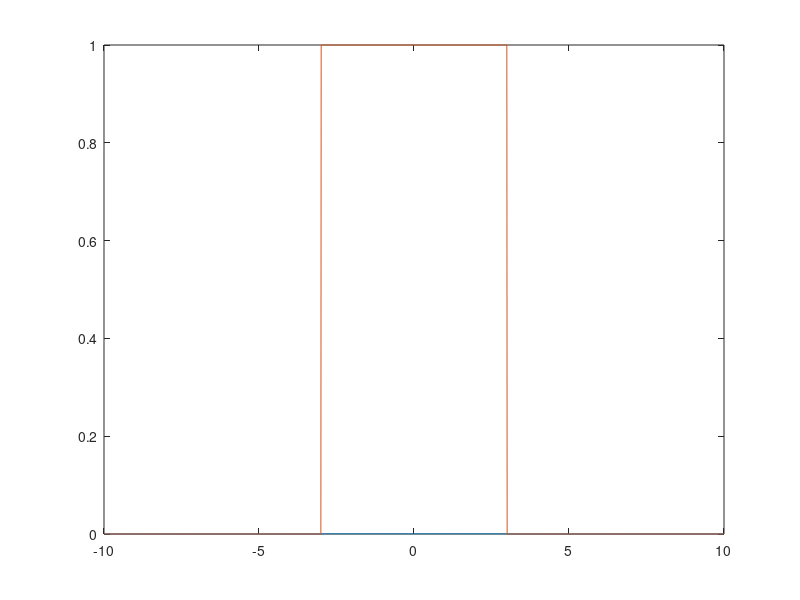

MATLAB code to generate this figure:
% Disc integral

N = 2048;

r=3;
xx = linspace( -10, 10, N );
yy = linspace( -10, 10, N )';

D = sqrt(xx.^2 + yy.^2)<r;

Dl = abs(xx)<r;

A = pi*r^2

Al = pi*trapz( xx, Dl.*abs(xx))

A_2d = trapz( yy, trapz( xx, D, 2 ), 1 )

disc_F = @(radius, rho) 0.1*radius.*sinc(2*rho.*radius);

%[cyc/deg]
% 0.5*2024 / 20

rho = linspace( 0, 0.5*N/20, N/2 );

clf;

d_F = disc_F(r,rho);

d_spatial = fftshift(ifft( cat( 2, d_F, fliplr( d_F(2:end) ) ) ));

plot( xx(1:(end-1)), abs(d_spatial) );
hold on
plot( xx, Dl );

hold off

A_F = 2*pi*trapz( rho, disc_F(r, rho).^2.*rho )*400

% l = trapz( xx, Dl.^2 )
% Dl_F = fft(Dl)/numel(Dl);
% rho_p = linspace( 0, 0.5, N/2 );
% l_F = 2*trapz( rho, abs(Dl_F(1:N/2)).^2 )*400